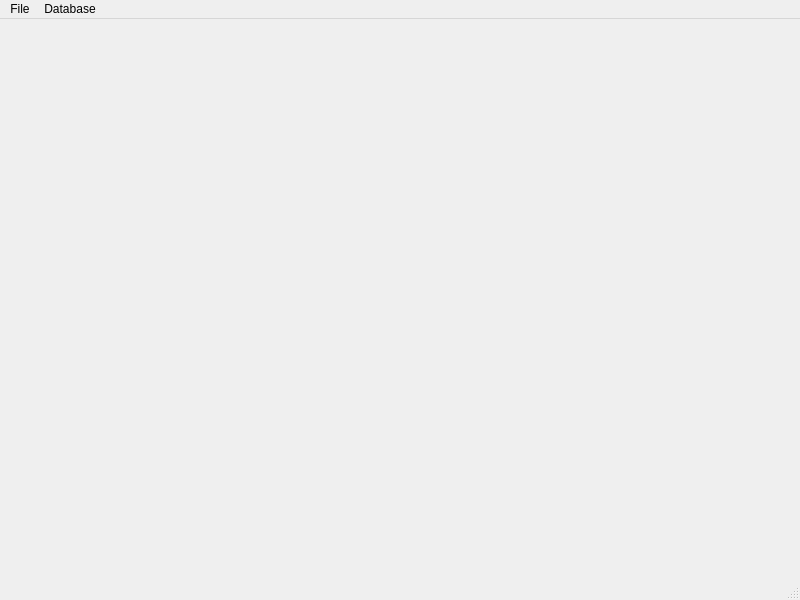
<?xml version="1.0" encoding="UTF-8"?>
<ui version="4.0">
 <class>MainWindow</class>
 <widget class="QMainWindow" name="MainWindow">
  <property name="geometry">
   <rect>
    <x>0</x>
    <y>0</y>
    <width>800</width>
    <height>600</height>
   </rect>
  </property>
  <property name="minimumSize">
   <size>
    <width>800</width>
    <height>600</height>
   </size>
  </property>
  <property name="maximumSize">
   <size>
    <width>1024</width>
    <height>768</height>
   </size>
  </property>
  <property name="windowTitle">
   <string>SpendingTracker</string>
  </property>
  <widget class="QWidget" name="centralwidget">
   <property name="sizePolicy">
    <sizepolicy hsizetype="Preferred" vsizetype="Preferred">
     <horstretch>0</horstretch>
     <verstretch>0</verstretch>
    </sizepolicy>
   </property>
   <property name="maximumSize">
    <size>
     <width>1024</width>
     <height>768</height>
    </size>
   </property>
   <layout class="QGridLayout" name="gridLayout"/>
  </widget>
  <widget class="QMenuBar" name="menubar">
   <property name="geometry">
    <rect>
     <x>0</x>
     <y>0</y>
     <width>800</width>
     <height>21</height>
    </rect>
   </property>
   <property name="sizePolicy">
    <sizepolicy hsizetype="Preferred" vsizetype="Preferred">
     <horstretch>0</horstretch>
     <verstretch>0</verstretch>
    </sizepolicy>
   </property>
   <property name="maximumSize">
    <size>
     <width>1024</width>
     <height>768</height>
    </size>
   </property>
   <widget class="QMenu" name="menuFile">
    <property name="title">
     <string>File</string>
    </property>
    <addaction name="actionAdd_Expenditure"/>
    <addaction name="separator"/>
    <addaction name="actionList_Expenditures"/>
    <addaction name="actionSumm_Expenditures"/>
    <addaction name="actionSumm_Expenditures_thi_month"/>
    <addaction name="actionSumm_Expenditures_this_year"/>
    <addaction name="separator"/>
    <addaction name="actionAbout"/>
   </widget>
   <widget class="QMenu" name="menuDatabase">
    <property name="title">
     <string>Database</string>
    </property>
    <addaction name="actionCreate_database"/>
    <addaction name="actionSelect_database"/>
   </widget>
   <addaction name="menuFile"/>
   <addaction name="menuDatabase"/>
  </widget>
  <widget class="QStatusBar" name="statusbar"/>
  <action name="actionAbout">
   <property name="text">
    <string>About</string>
   </property>
  </action>
  <action name="actionCreate_database">
   <property name="text">
    <string>Create database</string>
   </property>
   <property name="toolTip">
    <string>Create database also selects it.</string>
   </property>
  </action>
  <action name="actionSelect_database">
   <property name="text">
    <string>Select database</string>
   </property>
  </action>
  <action name="actionAdd_Expenditure">
   <property name="text">
    <string>Add Expenditure</string>
   </property>
  </action>
  <action name="actionList_Expenditures">
   <property name="text">
    <string>List Expenditures</string>
   </property>
  </action>
  <action name="actionSumm_Expenditures">
   <property name="text">
    <string>Summ Expenditures</string>
   </property>
  </action>
  <action name="actionSumm_Expenditures_thi_month">
   <property name="text">
    <string>Summ Expenditures this month</string>
   </property>
  </action>
  <action name="actionSumm_Expenditures_this_year">
   <property name="text">
    <string>Summ Expenditures this year</string>
   </property>
  </action>
 </widget>
 <resources/>
 <connections/>
</ui>
